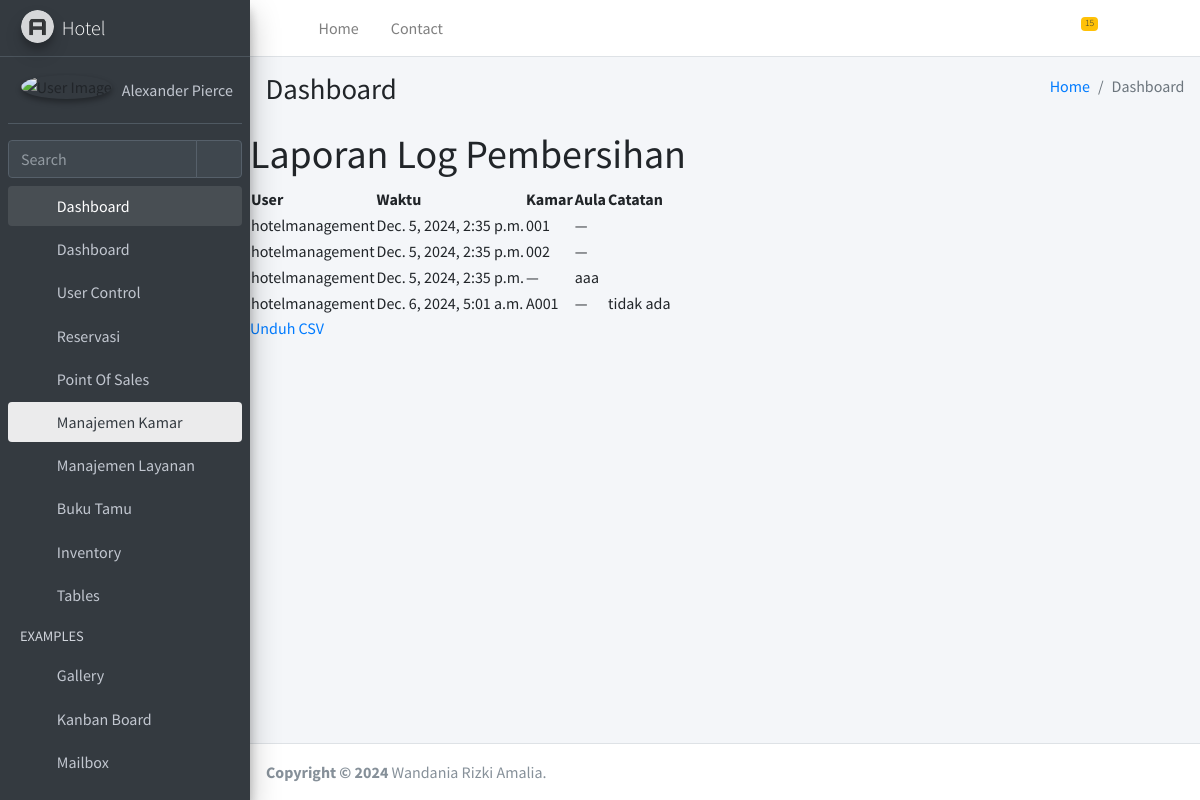
The app's page /hotel/cleaning-logs/ (signed in) with its own data.
### hotel/models.py (models this page shows, shortened)
class CleaningLog(models.Model):
    user = models.ForeignKey(User, on_delete=models.CASCADE)
    timestamp = models.DateTimeField(auto_now_add=True)
    cleaned_room = models.ForeignKey(Room, null=True, blank=True, on_delete=models.SET_NULL)
    cleaned_hall = models.ForeignKey(Hall, null=True, blank=True, on_delete=models.SET_NULL)
    note = models.TextField(blank=True, null=True)  # Catatan pembersihan

class Room(models.Model):
    STATUS_CHOICES = [
        ('Tersedia', 'Tersedia'),
        ('Tidak Tersedia', 'Tidak Tersedia'),
        ('maintenance', 'Dalam Perawatan'),
    ]
    no_kamar = models.CharField(max_length=10)
    tipe_kamar = models.ForeignKey(RoomType, on_delete=models.CASCADE)
    status = models.CharField(max_length=20, choices=STATUS_CHOICES, default='Tersedia')
    updated_at = models.DateTimeField(auto_now=True)

class Hall(models.Model):
    STATUS_CHOICES = [
        ('available', 'Tersedia'),
        ('reserved', 'Dipesan'),
        ('maintenance', 'Dalam Perawatan'),
    ]
    nama = models.CharField(max_length=100)
    kapasitas = models.IntegerField()
    harga = models.DecimalField(max_digits=10, decimal_places=2)
    keterangan = models.TextField()
    status = models.CharField(max_length=20, choices=STATUS_CHOICES, default='available')
    updated_at = models.DateTimeField(auto_now=True)

### hotel/views.py (the view)
# urls.py: path('cleaning-logs/', views.cleaning_log_report_view, name='cleaning_log_report_view'),
@login_required
def cleaning_log_report_view(request):
    cleaning_logs = CleaningLog.objects.all()
    return render(request, 'cleaning_log_report.html', {'cleaning_logs': cleaning_logs})

### hotel/templates/cleaning_log_report.html (shortened to what this page needs)
<!DOCTYPE html>
{% load static %}
<html lang="en">
<head>
  <link rel="stylesheet" href="{% static 'assets/plugins/fontawesome-free/css/all.min.css' %}">
  <link rel="stylesheet" href="{% static 'assets/https://code.ionicframework.com/ionicons/2.0.1/css/ionicons.min.css' %}">
  <link rel="stylesheet" href="{% static 'assets/plugins/tempusdominus-bootstrap-4/css/tempusdominus-bootstrap-4.min.css' %}">
  <link rel="stylesheet" href="{% static 'assets/plugins/icheck-bootstrap/icheck-bootstrap.min.css' %}">
  <link rel="stylesheet" href="{% static 'assets/plugins/jqvmap/jqvmap.min.css' %}">
  <link rel="stylesheet" href="{% static 'assets/dist/css/adminlte.min.css' %}">
  <link rel="stylesheet" href="{% static 'assets/plugins/overlayScrollbars/css/OverlayScrollbars.min.css' %}">
  <link rel="stylesheet" href="{% static 'assets/plugins/daterangepicker/daterangepicker.css' %}">
  <link rel="stylesheet" href="{% static 'assets/plugins/summernote/summernote-bs4.min.css' %}">
</head>
<body class="hold-transition sidebar-mini layout-fixed">
<div class="wrapper">
  <nav class="main-header navbar navbar-expand navbar-white navbar-light">
    <ul class="navbar-nav">
      <li class="nav-item">
        <a class="nav-link" data-widget="pushmenu" href="#" role="button"><i class="fas fa-bars"></i></a>
      </li>
      <li class="nav-item d-none d-sm-inline-block">
        <a href="index3.html" class="nav-link">Home</a>
      </li>
      <li class="nav-item d-none d-sm-inline-block">
        <a href="#" class="nav-link">Contact</a>
      </li>
    </ul>
    <ul class="navbar-nav ml-auto">
      <li class="nav-item dropdown">
        <a class="nav-link" data-toggle="dropdown" href="#">
          <span class="badge badge-warning navbar-badge">15</span>
        </a>
      </li>
      <li class="nav-item">
        <a class="nav-link" data-widget="fullscreen" href="#" role="button">
          <i class="fas fa-expand-arrows-alt"></i>
        </a>
      </li>
      <li class="nav-item">
        <a class="nav-link" data-widget="control-sidebar" data-controlsidebar-slide="true" href="#" role="button">
          <i class="fas fa-th-large"></i>
        </a>
      </li>
    </ul>
  </nav>
  <aside class="main-sidebar sidebar-dark-primary elevation-4">
    <a href="index3.html" class="brand-link">
      <img src="{% static 'assets/dist/img/AdminLTELogo.png' %}" alt="AdminLTE Logo" class="brand-image img-circle elevation-3" style="opacity: .8">
      <span class="brand-text font-weight-light">Hotel</span>
    </a>
    <div class="sidebar">
      <div class="user-panel mt-3 pb-3 mb-3 d-flex">
        <div class="image">
          <img src="{% static 'assets/dist/img/user2-160x160.jpg' %}" class="img-circle elevation-2" alt="User Image">
        </div>
        <div class="info">
          <a href="#" class="d-block">Alexander Pierce</a>
        </div>
      </div>
      <div class="form-inline">
        <div class="input-group" data-widget="sidebar-search">
          <input class="form-control form-control-sidebar" type="search" placeholder="Search" aria-label="Search">
          <div class="input-group-append">
            <button class="btn btn-sidebar">
              <i class="fas fa-search fa-fw"></i>
            </button>
          </div>
        </div>
      </div>
      <nav class="mt-2">
        <ul class="nav nav-pills nav-sidebar flex-column" data-widget="treeview" role="menu" data-accordion="false">
          <li class="nav-item menu-open">
            <a href="#" class="nav-link ">
              <i class="nav-icon fas fa-tachometer-alt"></i>
              <p>
                Dashboard
                <i class="right fas fa-angle-left"></i>
              </p>
            </a>
            <ul class="nav nav-treeview">
              <li class="nav-item">
                <a href="{% url 'base' %}" class="nav-link ">
                  <i class="far fa-circle nav-icon"></i>
                  <p>Dashboard</p>
                </a>
              </li>
              <li class="nav-item">
                <a href="{% url 'user_list' %}" class="nav-link ">
                  <i class="far fa-circle nav-icon"></i>
                  <p>User Control</p>
                </a>
              </li>
              <li class="nav-item">
                <a href="#" class="nav-link">
                  <i class="nav-icon fas fa-copy"></i>
                  <p>
                    Reservasi
                    <i class="fas fa-angle-left right"></i>
                  </p>
                </a>
              </li>
              <li class="nav-item">
                <a href="#" class="nav-link">
                  <i class="nav-icon fas fa-chart-pie"></i>
                  <p>
                    Point Of Sales
                    <i class="right fas fa-angle-left"></i>
                  </p>
                </a>
              </li>
          <li class="nav-item">
            <a href="#" class="nav-link active">
              <i class="nav-icon fas fa-chart-pie"></i>
              <p>
                Manajemen Kamar
                <i class="right fas fa-angle-left"></i>
              </p>
            </a>
          </li>
              <li class="nav-item">
                <a href="#" class="nav-link">
                  <i class="nav-icon fas fa-chart-pie"></i>
                  <p>
                    Manajemen Layanan
                    <i class="right fas fa-angle-left"></i>
                  </p>
                </a>
              </li>
          <li class="nav-item">
            <a href="#" class="nav-link">
              <i class="nav-icon fas fa-tree"></i>
              <p>
                Buku Tamu
                <i class="fas fa-angle-left right"></i>
              </p>
            </a>
          </li>
          <li class="nav-item">
            <a href="#" class="nav-link ">
              <i class="nav-icon fas fa-edit"></i>
              <p>
                Inventory
                <i class="fas fa-angle-left right "></i>
              </p>
            </a>
          </li>
          <li class="nav-item">
            <a href="#" class="nav-link">
              <i class="nav-icon fas fa-table"></i>
              <p>
                Tables
                <i class="fas fa-angle-left right"></i>
              </p>
            </a>
          </li>
          <li class="nav-header">EXAMPLES</li>
          <li class="nav-item">
            <a href="{% static 'assets/pages/gallery.html' %}" class="nav-link">
              <i class="nav-icon far fa-image"></i>
              <p>
                Gallery
              </p>
            </a>
          </li>
          <li class="nav-item">
            <a href="{% static 'assets/pages/kanban.html' %}" class="nav-link">
              <i class="nav-icon fas fa-columns"></i>
              <p>
                Kanban Board
              </p>
            </a>
          </li>
          <li class="nav-item">
            <a href="#" class="nav-link">
              <i class="nav-icon far fa-envelope"></i>
              <p>
                Mailbox
                <i class="fas fa-angle-left right"></i>
              </p>
            </a>
          </li>
          <li class="nav-item">
            <a href="#" class="nav-link">
              <p>
              </p>
            </a>
          </li>
          </li>
        </ul>
      </nav>
    </div>
  </aside>
  <div class="content-wrapper">
    <div class="content-header">
      <div class="container-fluid">
        <div class="row mb-2">
          <div class="col-sm-6">
            <h1 class="m-0">Dashboard</h1>
          </div>
          <div class="col-sm-6">
            <ol class="breadcrumb float-sm-right">
              <li class="breadcrumb-item"><a href="#">Home</a></li>
              <li class="breadcrumb-item active">Dashboard </li>
            </ol>
          </div>
        </div>
      </div>
    </div>
    <h1>Laporan Log Pembersihan</h1>
    <table>
        <thead>
            <tr>
                <th>User</th>
                <th>Waktu</th>
                <th>Kamar</th>
                <th>Aula</th>
                <th>Catatan</th>
            </tr>
        </thead>
        <tbody>
            {% for log in cleaning_logs %}
            <tr>
                <td>{{ log.user.username }}</td>
                <td>{{ log.timestamp }}</td>
                <td>
                    {% if log.cleaned_room %}
                        {{ log.cleaned_room.no_kamar }}
                    {% else %}
                        —
                    {% endif %}
                </td>
                <td>
                    {% if log.cleaned_hall %}
                        {{ log.cleaned_hall.nama }}
                    {% else %}
                        —
                    {% endif %}
                </td>
                <td>{{ log.note }}</td>
            </tr>
            {% empty %}
            <tr>
                <td colspan="5">Tidak ada data log pembersihan.</td>
            </tr>
            {% endfor %}
        </tbody>
    </table>
    <a href="{% url 'export_cleaning_log_report' %}">Unduh CSV</a>
          <section class="col-lg-5 connectedSortable">
      </div>
  </div>
  <footer class="main-footer">
    <strong>Copyright &copy; 2024</strong>
    Wandania Rizki Amalia.
  </footer>
</body>
</html>

### records on screen
CleaningLog: user.username "hotelmanagement", timestamp "Dec. 5, 2024, 2:35 p.m.", cleaned_room.no_kamar "001"
CleaningLog: user.username "hotelmanagement", timestamp "Dec. 5, 2024, 2:35 p.m.", cleaned_room.no_kamar "002"
CleaningLog: user.username "hotelmanagement", timestamp "Dec. 5, 2024, 2:35 p.m.", cleaned_hall.nama "aaa"
CleaningLog: user.username "hotelmanagement", timestamp "Dec. 6, 2024, 5:01 a.m.", cleaned_room.no_kamar "A001", note "tidak ada"
